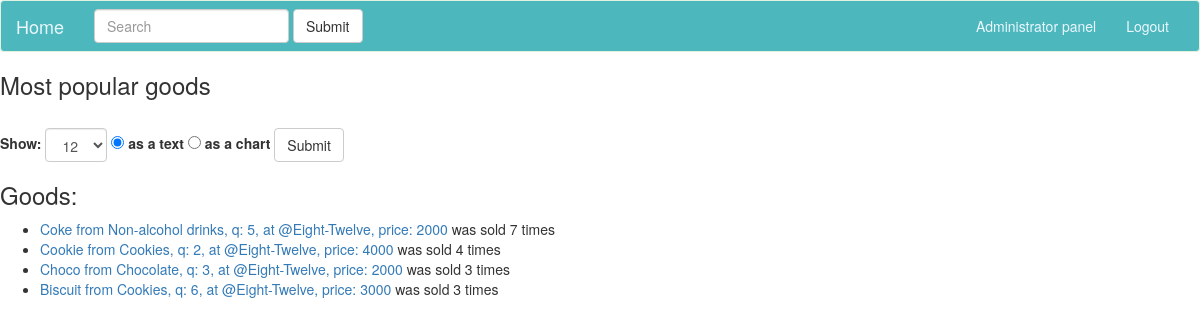
Page /most_popular_goods/ (signed in) on the committed database.
### core/models.py (models this page shows, shortened)
class Goods(models.Model):
    name = models.CharField(max_length=100) # Recently added
    category = models.CharField(max_length=100, default='uncategorized')
    price = models.IntegerField()
    quantity = models.IntegerField()
    bar_code = models.CharField(max_length=255)
    store = models.ForeignKey(Store, on_delete=models.CASCADE)
    class Meta:
        verbose_name_plural = 'Goods'
    def __str__(self):
        return self.name + ' from ' + self.category + ', q: ' + str(self.quantity) + ', at @' + \
               self.store.name + ', price: ' + str(self.price)

class Store(models.Model):
    name = models.CharField(max_length=50)
    address = models.CharField(max_length=100)
    phone_num = models.CharField(max_length=20, blank=True)

### core/views.py (the view)
# urls.py: url(r'^most_popular_goods/$', core_views.most_popular_goods, name='most_popular_goods'),
@login_required()
def most_popular_goods(request):
    type = request.GET.get('type')
    if type is None or type == '':
        as_text = True
        as_chart = False
    elif type == 'chart':
        as_chart = True
        as_text = False
    else:
        as_chart = False
        as_text = True
    show = request.GET.get('show')
    if show is None or show == '':
        show = 12
    else:
        show = int(show)
    goods = Goods.objects.all()
    goods = goods.annotate(purchases_count=Count('purchases')).order_by('-purchases_count')[:show]
    json_data = []
    for good in goods:
        new_obj = {}
        new_obj['name'] = good.name
        new_obj['pk'] = good.pk
        new_obj['purchases_count'] = good.purchases_count
        json_data.append(new_obj)
    json_data = json.dumps(json_data)
    return render(request, 'vis/most_popular_goods.html', {'json_data': json_data, 'goods': goods, 'as_chart': as_chart, 'as_text': as_text})

### core/templates/vis/most_popular_goods.html (shortened to what this page needs)
{% extends 'base.html' %}
{% block content %}
    <h3>Most popular goods</h3>
    <br>
    <form action="{% url 'core:most_popular_goods' %}" method="get" class="form-inline">
        <div class="form-group">
            <label for="show">Show:</label>
            <select name="show" id="show" class="form-control">
                <option value="12" selected>12</option>
            </select>
            <label>
                <input type="radio" name="type" id="type1" value="text" {% if as_text %}checked{% endif %}> as a text
            </label>
            <label>
                <input type="radio" name="type" id="type2" value="chart"  {% if as_chart %}checked{% endif %}> as a chart
            </label>
            <input type="submit" class="btn btn-default" value="Submit">
        </div>
    </form>
    {%  if as_text is True %}
    <h3>Goods:</h3>
    <ul>
        {% for good in goods %}
            <li>
                <a href="{% url 'core:goods' good.pk %}">{{ good }}</a>
                was sold
                {{ good.purchases_count }} times
            </li>
        {% endfor %}
    </ul>
    {% endif %}
{% endblock %}

### rows in the picture
Goods: name+category+quantity "Coke from Non-alcohol drinks, q: 5, at @Eight-Twelve, price: 2000", purchases_count "7"
Goods: name+category+quantity "Cookie from Cookies, q: 2, at @Eight-Twelve, price: 4000", purchases_count "4"
Goods: name+category+quantity "Choco from Chocolate, q: 3, at @Eight-Twelve, price: 2000", purchases_count "3"
Goods: name+category+quantity "Biscuit from Cookies, q: 6, at @Eight-Twelve, price: 3000", purchases_count "3"
